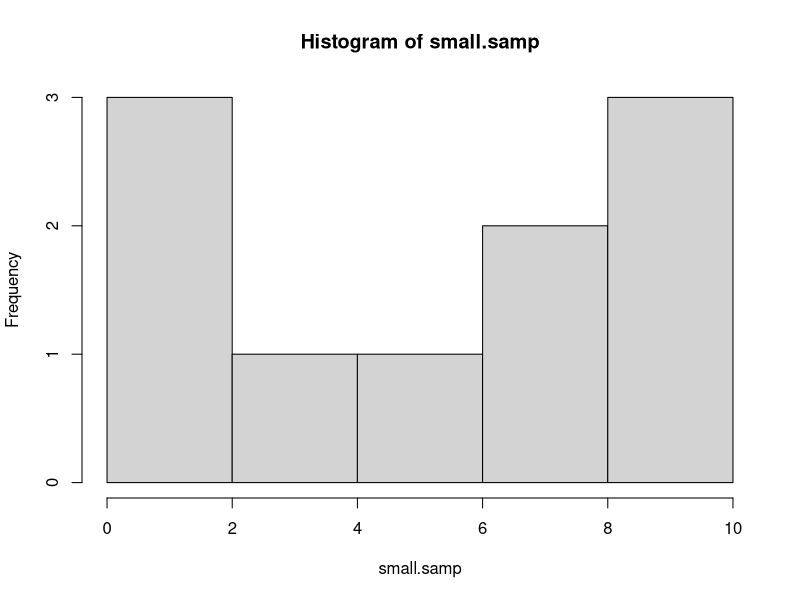
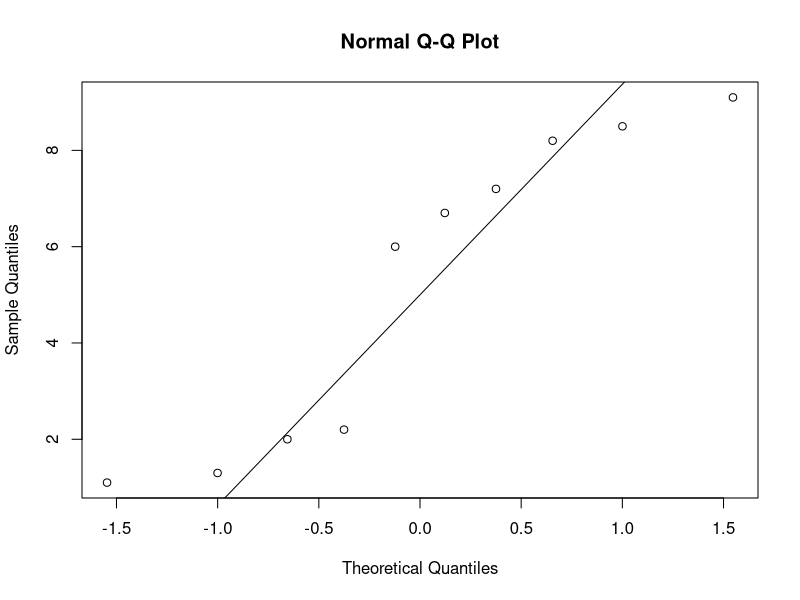
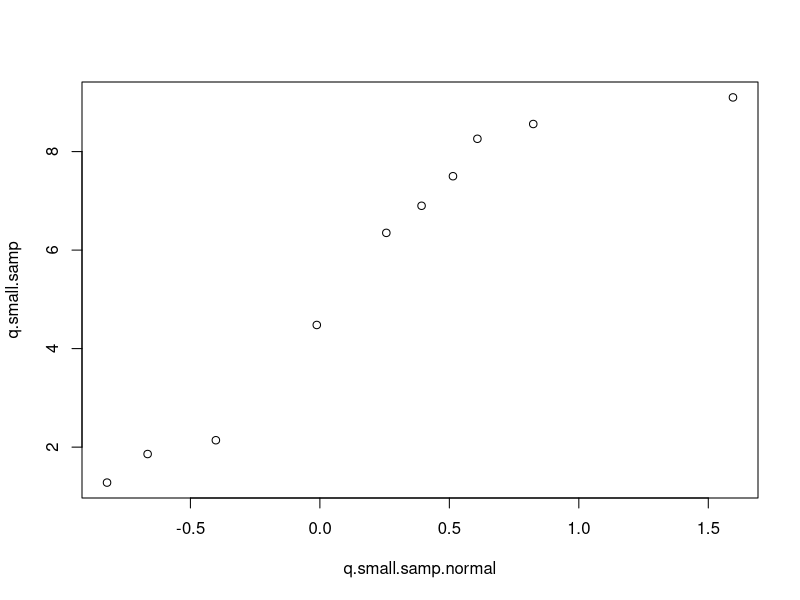
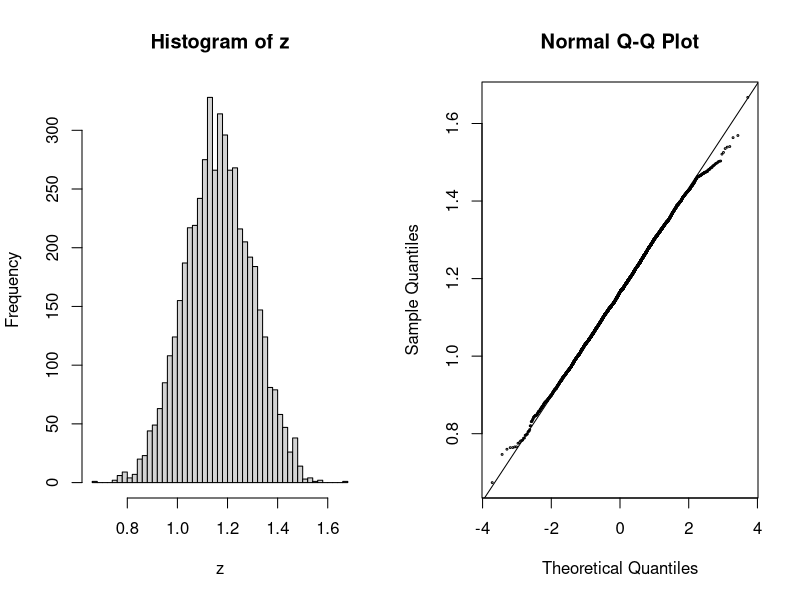
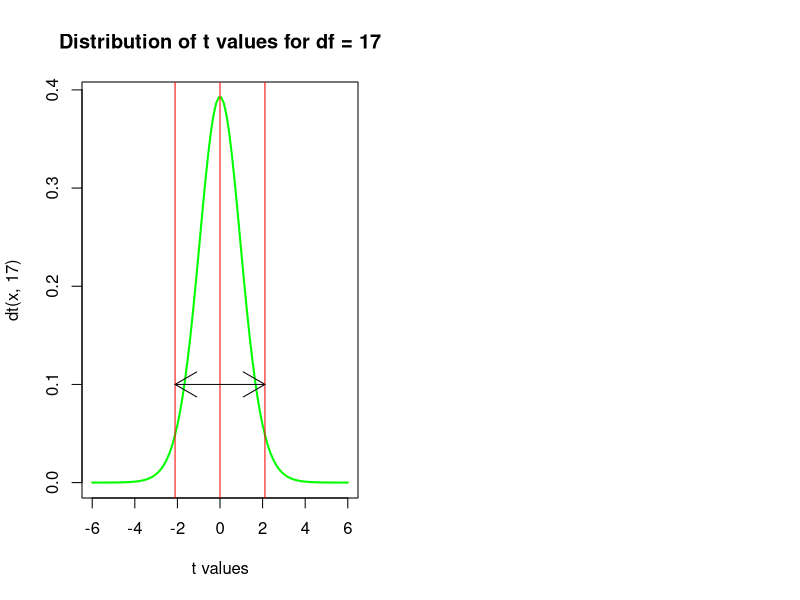

Recreate these plots in R, in order.
## ---- chunk 1
knitr::opts_chunk$set(echo = FALSE)

library(car)
library(RcmdrMisc)
library(ggplot2)
library(knitr)
## ---- chunk 2
small.samp <- c(7.2,1.3,6,2.2,8.5,9.1,2,8.2,1.1,6.7)
hist(small.samp)
## ---- chunk 3
shapiro.test(small.samp)
## ---- chunk 4
qqnorm(small.samp)
qqline(small.samp)
## ---- chunk 5
set.seed(1)
small.samp.normal <- rnorm(10, mean = 0, sd = 1)

q.small.samp.normal <- quantile(small.samp.normal,
                                c(0.1,0.2,0.3,0.4,0.5,0.6,0.7,0.8,0.9,1))
q.small.samp <- quantile(small.samp,
                                c(0.1,0.2,0.3,0.4,0.5,0.6,0.7,0.8,0.9,1))

plot(q.small.samp.normal,q.small.samp)
## ---- chunk 6
par(mfrow = c(1,2))
set.seed(1)
x <- rnorm(5000, mean = 0.62, sd = 0.1)
y <- runif(5000, min = 0.4, max = 0.69)
z <- x + y 
# Create the histogram with 50 bars
hist(z, breaks = 50)
qqnorm(z, cex = 0.25)
qqline(z)
shapiro.test(z)
## ---- chunk 7
# Generate a vector of 100 values between -6 and 6
x <- seq(-6, 6, length = 100)

# Degrees of freedom
df = 17
colour = "green"
plot(x,dt(x, 17), type = "l", col = colour, lwd = 2, xlab = "t values", 
     main = "Distribution of t values for df = 17")

# Add vertical line

abline(v=0, col="red")
abline(v=qt(0.025,17), col ="red")
abline(v=qt(0.975,17), col ="red")
arrows(x0 = 0,y0 = 0.1,
       x1=qt(0.025,17),y1=0.1,
       code = 2)
arrows(x0=0,y0=0.1,
       x1=qt(0.975,17),y1=0.1)
